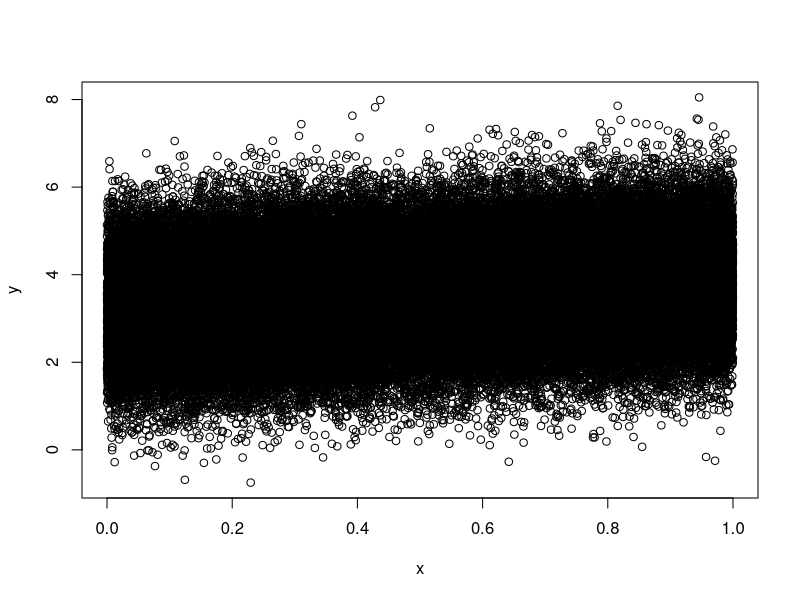
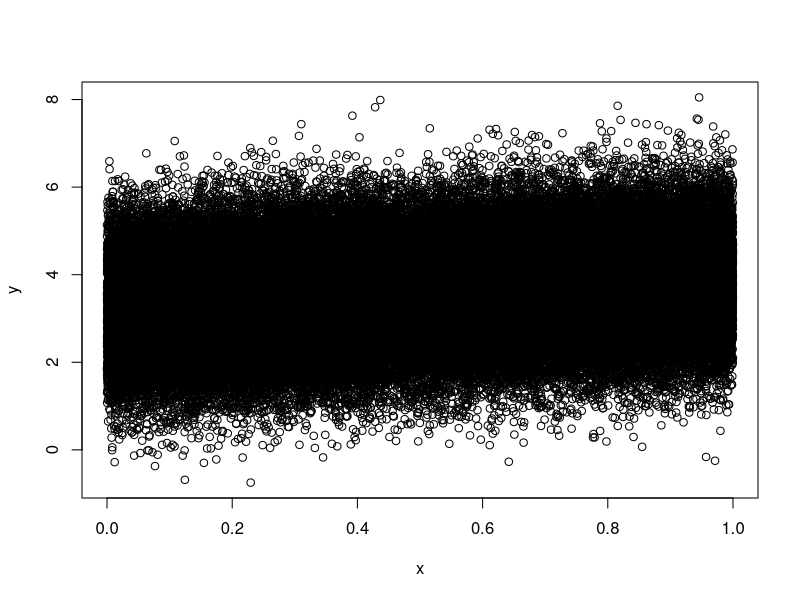
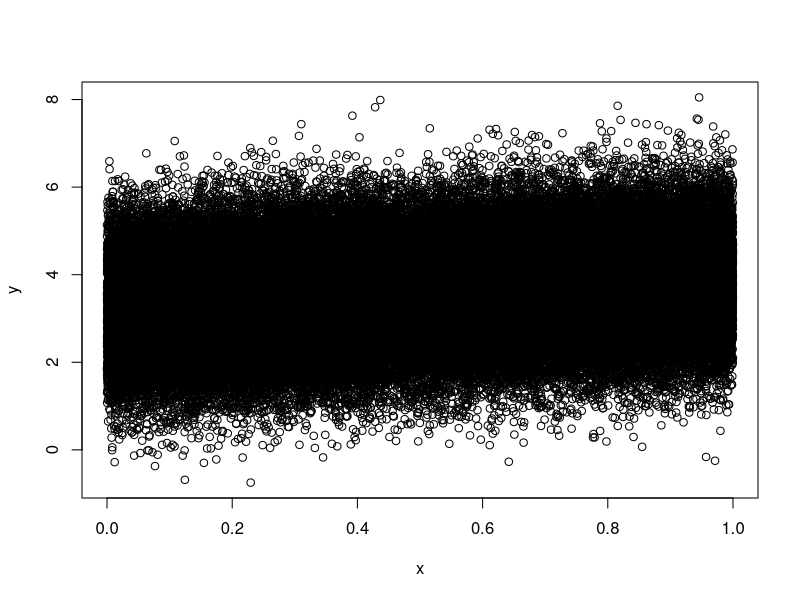
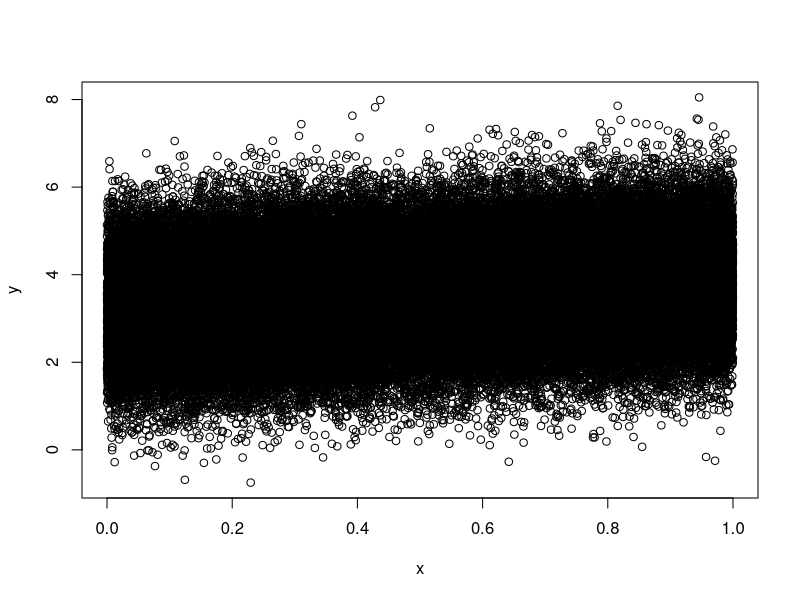
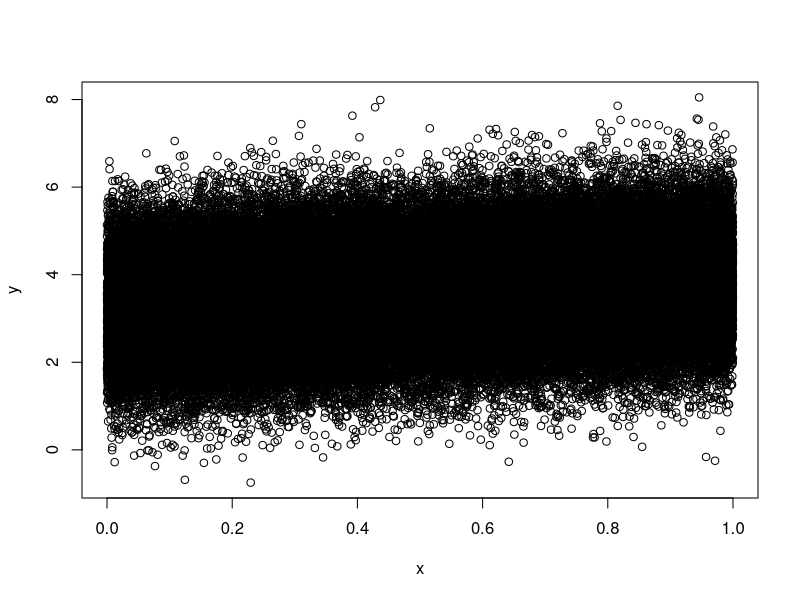
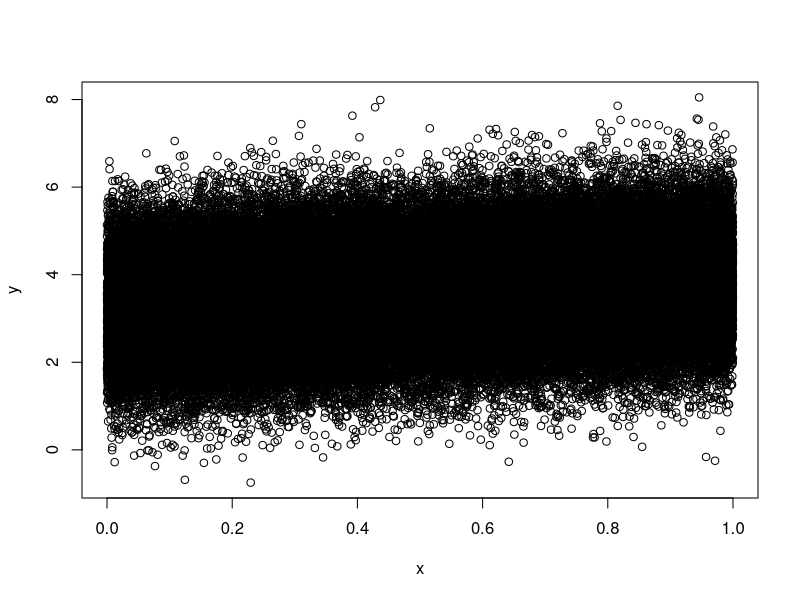
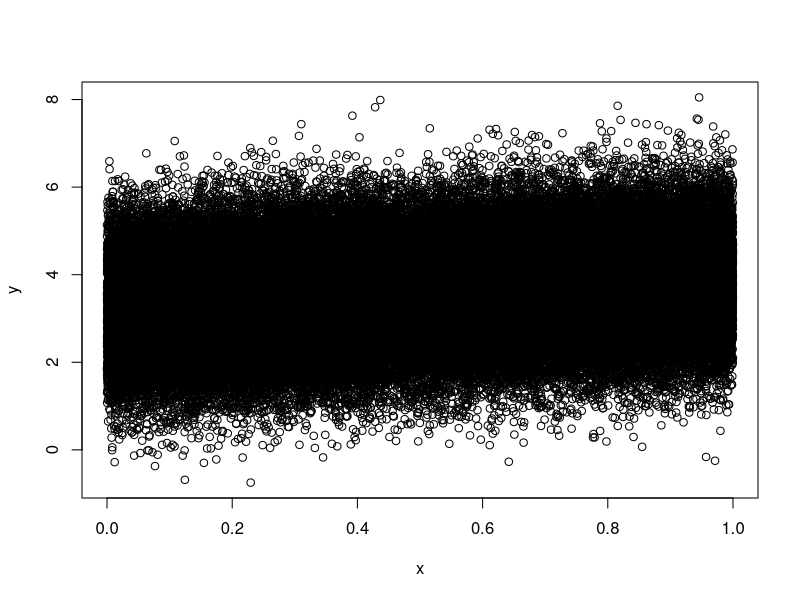
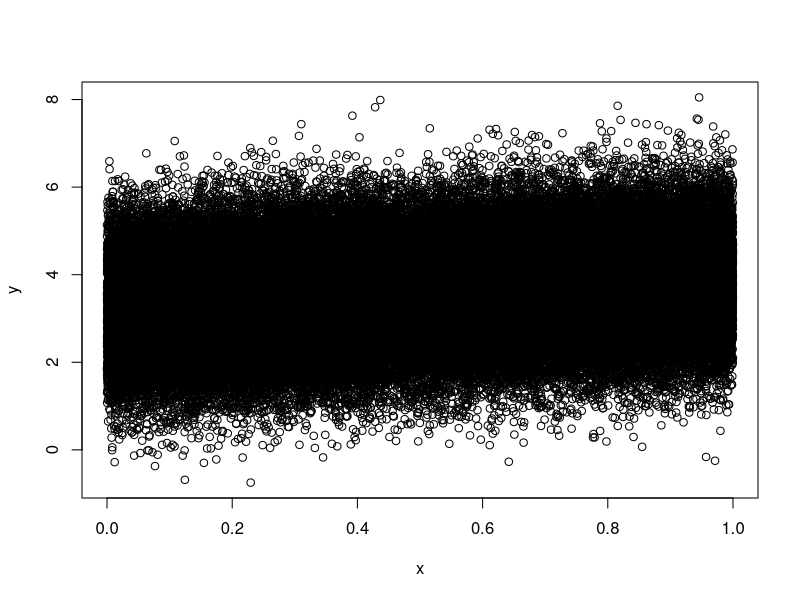

Here is the R script that generated these plots, in order:
## ---- chunk 1
n_nr_obs <- 10^5
n_inter <- 3.24
n_slope <- 0.7
x <- runif(n_nr_obs)
y <- n_inter + n_slope * x + rnorm(n_nr_obs)
## ---- chunk 2
plot(x,y)
## ---- chunk 3
s_file_stem <- "Rplot"
s_file_dev <- "png"
s_out_path <- paste(s_file_stem, s_file_dev, sep = ".")
png(filename = s_out_path)
plot(x,y)
dev.off()
## ---- chunk 4
(df_png_finfo <- file.info(s_out_path))
## ---- chunk 5
s_file_stem <- "Rplot"
s_file_dev <- "pdf"
s_out_path <- paste(s_file_stem, s_file_dev, sep = ".")
pdf(file = s_out_path)
plot(x,y)
dev.off()
## ---- chunk 6
(df_pdf_finfo <- file.info(s_out_path))
## ---- chunk 7
s_file_stem <- "Rplot"
s_file_dev <- "ps"
s_out_path <- paste(s_file_stem, s_file_dev, sep = ".")
postscript(file = s_out_path)
plot(x,y)
dev.off()
## ---- chunk 8
(df_pdf_finfo <- file.info(s_out_path))
## ---- chunk 9
pdf.options()
## ---- chunk 10
s_file_stem <- "Rplothw14"
s_file_dev <- "pdf"
s_out_path <- paste(s_file_stem, s_file_dev, sep = ".")
pdf(file = s_out_path, width = 14, height = 14)
plot(x,y)
dev.off()
(df_pdf_finfo <- file.info(s_out_path))
## ---- chunk 11
s_file_stem <- "Rplotps2"
s_file_dev <- "pdf"
s_out_path <- paste(s_file_stem, s_file_dev, sep = ".")
pdf(file = s_out_path, pointsize = 2)
plot(x,y)
dev.off()
(df_pdf_finfo <- file.info(s_out_path))

## ---- chunk 12
s_file_stem <- "Rplotps24"
s_file_dev <- "pdf"
s_out_path <- paste(s_file_stem, s_file_dev, sep = ".")
pdf(file = s_out_path, pointsize = 24)
plot(x,y)
dev.off()
(df_pdf_finfo <- file.info(s_out_path))
## ---- chunk 13
s_file_stem <- "Rplotcmg"
s_file_dev <- "pdf"
s_out_path <- paste(s_file_stem, s_file_dev, sep = ".")
pdf(file = s_out_path, colormodel = "grey")
plot(x,y)
dev.off()
(df_pdf_finfo <- file.info(s_out_path))
